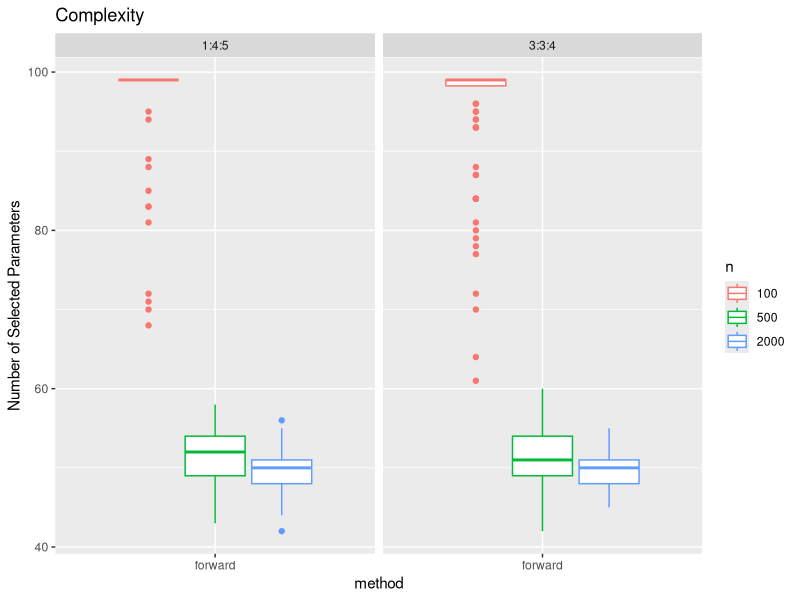
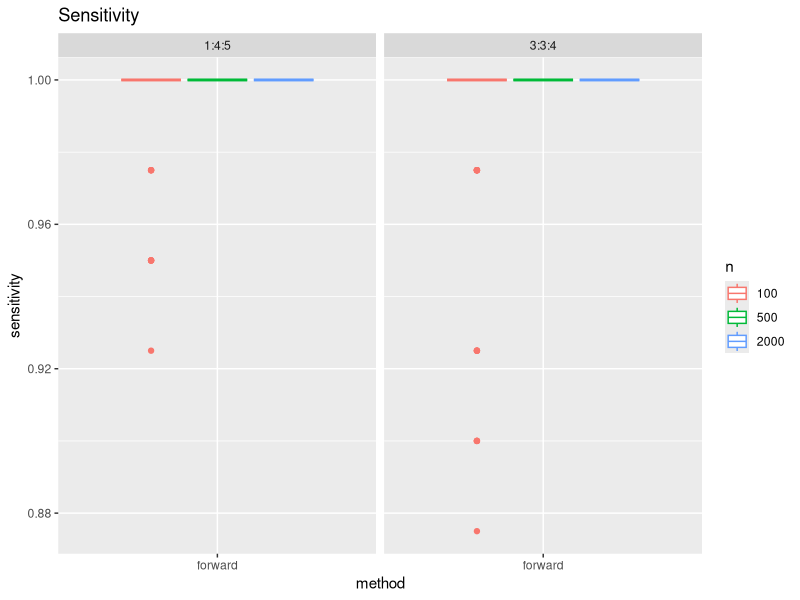
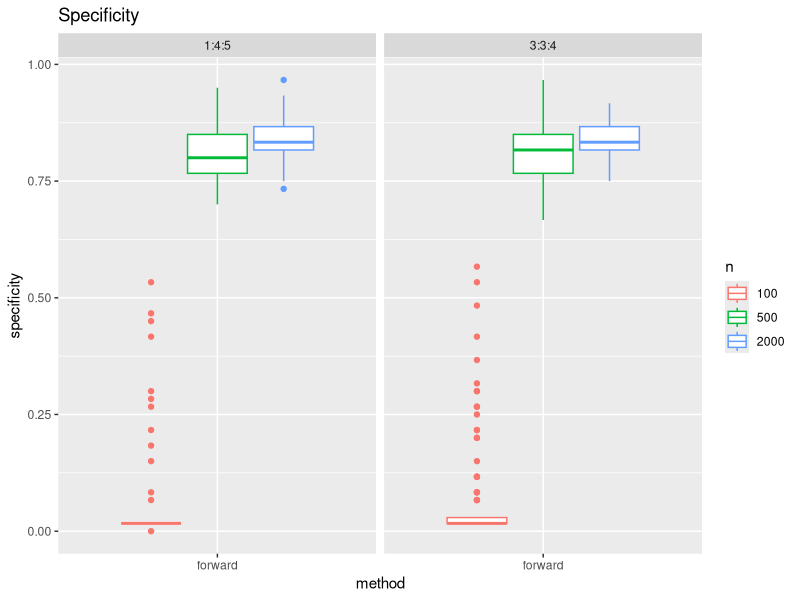
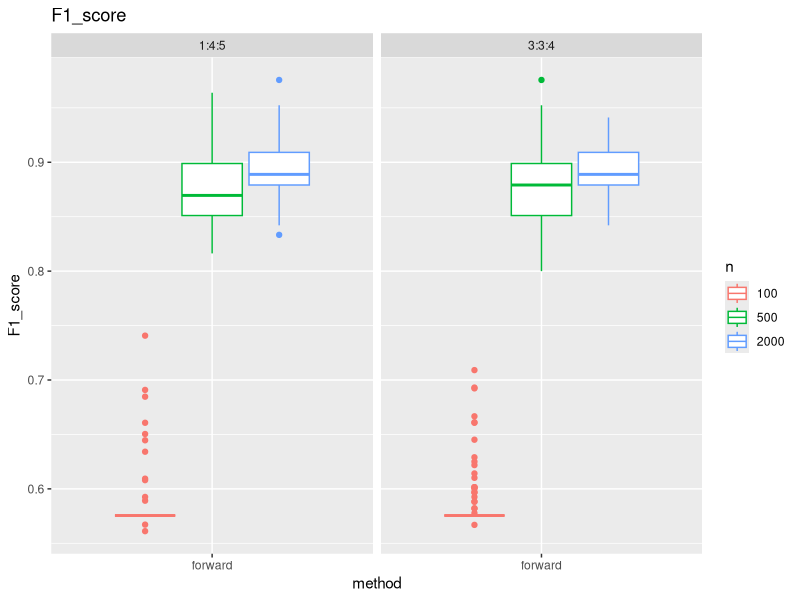
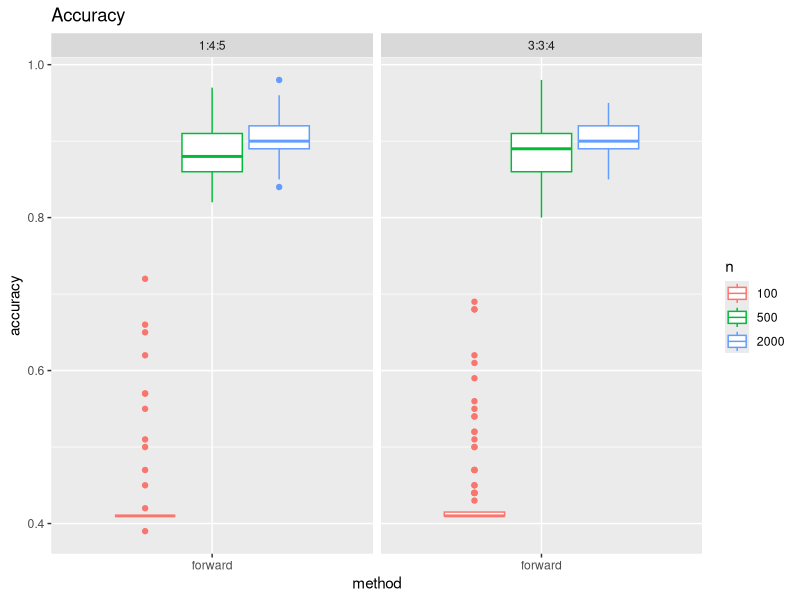
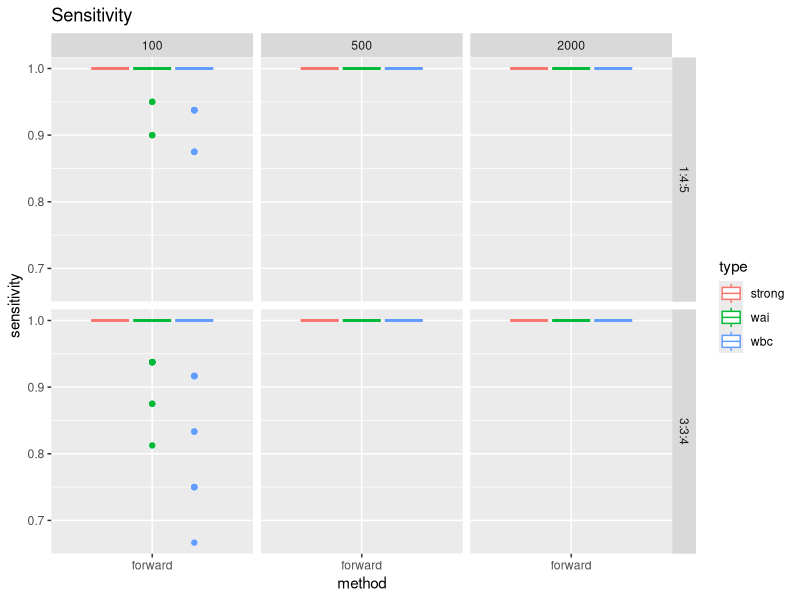
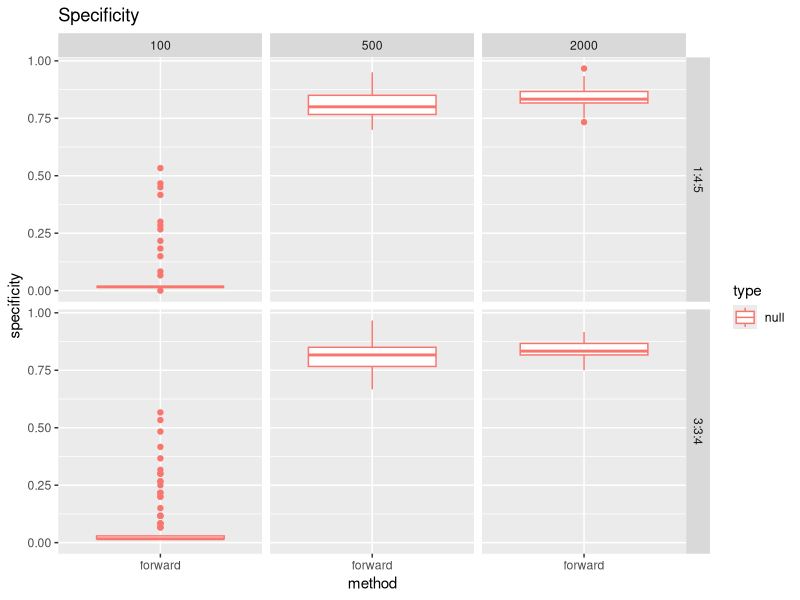
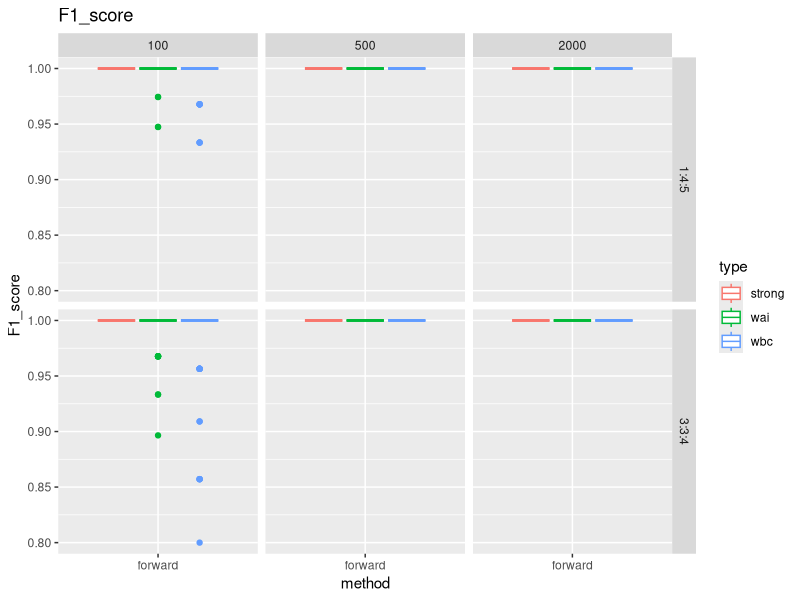

Generate these figures, in order, with R:
## ---- chunk 1
knitr::opts_chunk$set(echo = TRUE)
library(tidyverse)
library(patchwork)
library(dplyr)
## ---- chunk 2
# Load parameter data
param_1 = read_csv("parameter_estimate.csv")
param_2 = read_csv("parameter_estimate2.csv")

param_1 =
  param_1 %>%
  filter(method %in% c("forward", "lasso_lmfit")) %>%
  mutate(method = 
           case_when(
             method == "forward" ~ "forward",
             method == "lasso_lmfit" ~ "lasso"
           ))
param_2 =
  param_2 %>%
  filter(method %in% c("forward", "lasso_lmfit")) %>%
  mutate(method = 
           case_when(
             method == "forward" ~ "forward",
             method == "lasso_lmfit" ~ "lasso"
           ))

param_estimate = rbind(param_1, param_2)


# Output identification table
fit_identify_result = 
  param_estimate %>% 
    mutate(
      n = factor(n),
      ratio = ifelse(ratio == 145, "1:4:5", "3:3:4"),
      notnull = ifelse(type == "null", 0, 1),
      notnull_est = ifelse(abs(estimate) > 0, 1, 0),
      identify =
        case_when(
          notnull == 1 & notnull_est == 1 ~ "TP",
          notnull == 1 & notnull_est == 0 ~ "FN",
          notnull == 0 & notnull_est == 1 ~ "FP",
          notnull == 0 & notnull_est == 0 ~ "TN"
        )
    ) %>% 
    group_by(sim_time, n, p, ratio, method) %>% 
    summarize(
      number_of_parameters = sum(identify == "TP") + sum(identify == "FP"),
      sensitivity = sum(identify == "TP")/(sum(identify == "TP") + sum(identify == "FN")),
      specificity = sum(identify == "TN")/(sum(identify == "TN") + sum(identify == "FP")),
      precision = sum(identify == "TP")/(sum(identify == "TP") + sum(identify == "FP")),
      accuracy = (sum(identify == "TP") + sum(identify == "TN")) /
        (sum(identify == "TP") + sum(identify == "FP") + sum(identify == "TN") + sum(identify == "FN")),
      F1_score = 2 * precision * sensitivity / (precision + sensitivity)
    )


# Output identification table by signal
fit_identify_result_type = 
  param_estimate %>% 
    mutate(
      n = factor(n),
      ratio = ifelse(ratio == 145, "1:4:5", "3:3:4"),
      notnull = ifelse(type == "null", 0, 1),
      notnull_est = ifelse(abs(estimate) > 0, 1, 0),
      identify =
        case_when(
          notnull == 1 & notnull_est == 1 ~ "TP",
          notnull == 1 & notnull_est == 0 ~ "FN",
          notnull == 0 & notnull_est == 1 ~ "FP",
          notnull == 0 & notnull_est == 0 ~ "TN"
        )
    ) %>% 
    group_by(sim_time, n, p, ratio, method, type) %>% 
    summarize(
      number_of_parameters = sum(identify == "TP") + sum(identify == "FP"),
      sensitivity = sum(identify == "TP")/(sum(identify == "TP") + sum(identify == "FN")),
      specificity = sum(identify == "TN")/(sum(identify == "TN") + sum(identify == "FP")),
      precision = sum(identify == "TP")/(sum(identify == "TP") + sum(identify == "FP")),
      accuracy = (sum(identify == "TP") + sum(identify == "TN")) /
        (sum(identify == "TP") + sum(identify == "FP") + sum(identify == "TN") + sum(identify == "FN")),
      F1_score = 2 * precision * sensitivity / (precision + sensitivity)
    )



p = 100
ratio = c(1, 4, 5)
ps = floor(0.4*p*ratio[1]/sum(ratio))
pwbc = floor(0.4*p*ratio[2]/sum(ratio))
pwai = floor(0.4*p*ratio[3]/sum(ratio))
beta = c(rep(20, ps), rep(0.5, pwbc + pwai), rep(0, p - ps - pwbc - pwai))
# output the beta estimation table of ratio 1
fit_beta_result_ratio1 = 
  param_1 %>% 
    mutate(
      n = factor(n),
      ratio = ifelse(ratio == 145, "1:4:5", "3:3:4"),
      num = case_when(
  type == "strong" ~ num,
  type == "wbc" ~ num + ps,
  type == "wai" ~ num + ps + pwbc,
  type == "null" ~ num + ps + pwbc + pwai),
      se = (estimate - beta[num])^2,
      var = (estimate - mean(estimate))^2
    ) %>% 
    group_by(sim_time, n, p, ratio, method) %>% 
    summarize(
      RMSE = sqrt(mean(se)),
      Variance = mean(var)
    )

# output the beta estimation table of ratio2
p = 100
ratio = c(3, 3, 4)
ps = floor(0.4*p*ratio[1]/sum(ratio))
pwbc = floor(0.4*p*ratio[2]/sum(ratio))
pwai = floor(0.4*p*ratio[3]/sum(ratio))
beta = c(rep(20, ps), rep(0.5, pwbc + pwai), rep(0, p - ps - pwbc - pwai))

fit_beta_result_ratio2 = 
  param_2 %>% 
    mutate(
      n = factor(n),
      ratio = ifelse(ratio == 145, "1:4:5", "3:3:4"),
      num = case_when(
  type == "strong" ~ num,
  type == "wbc" ~ num + ps,
  type == "wai" ~ num + ps + pwbc,
  type == "null" ~ num + ps + pwbc + pwai),
      se = (estimate - beta[num])^2,
      var = (estimate - mean(estimate))^2
    ) %>% 
    group_by(sim_time, n, p, ratio, method) %>% 
    summarize(
      RMSE = sqrt(mean(se)),
      Variance = mean(var)
    )

fit_beta_result_ratio = 
  rbind(fit_beta_result_ratio1, fit_beta_result_ratio2)
## ---- chunk 3
# compare model complexity

# compare sensitivity
g_1 = ggplot(fit_identify_result, aes(x = method, y = number_of_parameters, color = n)) + 
  geom_boxplot() +
  theme(legend.position = "right") +
  labs(title = "Complexity",x = "method", y = "Number of Selected Parameters") +
  facet_grid(. ~ ratio)
g_1
ggsave(g_1,filename = "Images/g_1.pdf",width = 12,height = 9)
## ---- chunk 4
# compare all signals on four metrics

# compare sensitivity
g1 = ggplot(fit_identify_result, aes(x = method, y = sensitivity, color = n)) + 
  geom_boxplot() +
  theme(legend.position = "right") +
  labs(title = "Sensitivity",x = "method", y = "sensitivity") +
  facet_grid(. ~ ratio)
g1
ggsave(g1,filename = "Images/g1.pdf",width = 12,height = 9)

# compare specificity
g2 = ggplot(fit_identify_result, aes(x = method, y = specificity, color = n)) + 
  geom_boxplot() +
  theme(legend.position = "right") +
  labs(title = "Specificity",x = "method", y = "specificity") +
  facet_grid(. ~ ratio)
g2
ggsave(g2,filename = "Images/g2.pdf",width = 12,height = 9)

# compare F1-score
g3 = ggplot(fit_identify_result, aes(x = method, y = F1_score, color = n)) + 
  geom_boxplot() +
  theme(legend.position = "right") +
  labs(title = "F1_score",x = "method", y = "F1_score") +
  facet_grid(. ~ ratio)
g3
ggsave(g3,filename = "Images/g3.pdf",width = 12,height = 9)

# compare accuracy
g4 = ggplot(fit_identify_result, aes(x = method, y = accuracy, color = n)) + 
  geom_boxplot() +
  theme(legend.position = "right") +
  labs(title = "Accuracy",x = "method", y = "accuracy") +
  facet_grid(. ~ ratio)
g4
ggsave(g4,filename = "Images/g4.pdf",width = 12,height = 9)
## ---- chunk 5
# compare different signals

# First ratio
g5 = ggplot(fit_identify_result_type, aes(x = method, y = sensitivity, color = type)) + 
  geom_boxplot() +
  theme(legend.position = "right") +
  labs(title = "Sensitivity",x = "method", y = "sensitivity") +
  facet_grid(ratio ~ n)
g5
ggsave(g5,filename = "Images/g5.pdf",width = 12,height = 9)

g6 = ggplot(fit_identify_result_type, aes(x = method, y = specificity, color = type)) + 
  geom_boxplot() +
  theme(legend.position = "right") +
  labs(title = "Specificity",x = "method", y = "specificity") +
  facet_grid(ratio ~ n)
g6
ggsave(g6,filename = "Images/g6.pdf",width = 12,height = 9)

g7 = ggplot(fit_identify_result_type, aes(x = method, y = F1_score, color = type)) + 
  geom_boxplot() +
  theme(legend.position = "right") +
  labs(title = "F1_score",x = "method", y = "F1_score") +
  facet_grid(ratio ~ n)
g7
ggsave(g7,filename = "Images/g7.pdf",width = 12,height = 9)

g8 = ggplot(fit_identify_result_type, aes(x = method, y = accuracy, color = type)) + 
  geom_boxplot() +
  theme(legend.position = "right") +
  labs(title = "Accuracy",x = "method", y = "accuracy") +
  facet_grid(ratio ~ n)
g8
ggsave(g8,filename = "Images/g8.pdf",width = 12,height = 9)
## ---- chunk 6
# Beta estimation of RMSE

# RMSE of beta for n = 100
g9 = ggplot(fit_beta_result_ratio %>% filter(n == 100), aes(x = method, y = RMSE)) + 
  geom_boxplot(color = "red", fill = "orange", alpha = 0.5) +
  theme(legend.position = "right") +
  labs(title = "beta RMSE when n = 100",x = "method", y = "RMSE") +
  coord_cartesian(ylim = c(0, 15)) +
  facet_grid(~ ratio)
g9
ggsave(g9, filename = "Images/g9.pdf",width = 12,height = 9)

# RMSE of beta for n = 500
g10 = ggplot(fit_beta_result_ratio %>% filter(n == 500), aes(x = method, y = RMSE)) + 
  geom_boxplot(color = "red", fill = "orange", alpha = 0.5) +
  theme(legend.position = "right") +
  labs(title = "beta RMSE when n = 500",x = "method", y = "RMSE") +
  coord_cartesian(ylim = c(0, 0.6)) +
  facet_grid(~ ratio)
g10
ggsave(g10, filename = "Images/g10.pdf",width = 12,height = 9)

# RMSE of beta for n = 2000
g11 = ggplot(fit_beta_result_ratio %>% filter(n == 2000), aes(x = method, y = RMSE)) + 
  geom_boxplot(color = "red", fill = "orange", alpha = 0.5) +
  theme(legend.position = "right") +
  labs(title = "beta RMSE when n = 2000",x = "method", y = "RMSE") +
  coord_cartesian(ylim = c(0, 0.4)) +
  facet_grid(~ ratio)
g11
ggsave(g11, filename = "Images/g11.pdf",width = 12,height = 9)
## ---- chunk 7
# Beta estimation of Variance

# Variance of beta for n = 100
g12 = ggplot(fit_beta_result_ratio %>% filter(n == 100), aes(x = method, y = Variance)) + 
  geom_boxplot(color = "red", fill = "orange", alpha = 0.5) +
  theme(legend.position = "right") +
  labs(title = "beta Variance when n = 100",x = "method", y = "Variance") +
  coord_cartesian(ylim = c(0, 150)) +
  facet_grid(~ ratio)
g12
ggsave(g12, filename = "Images/g12.pdf",width = 12,height = 9)

# Variance of beta for n = 500
g13 = ggplot(fit_beta_result_ratio %>% filter(n == 500), aes(x = method, y = Variance)) + 
  geom_boxplot(color = "red", fill = "orange", alpha = 0.5) +
  theme(legend.position = "right") +
  labs(title = "beta Variance when n = 500",x = "method", y = "Variance") +
  coord_cartesian(ylim = c(0, 50)) +
  facet_grid(~ ratio)
g13
ggsave(g13, filename = "Images/g13.pdf",width = 12,height = 9)

# Variance of beta for n = 2000
g14 = ggplot(fit_beta_result_ratio %>% filter(n == 2000), aes(x = method, y = Variance)) + 
  geom_boxplot(color = "red", fill = "orange", alpha = 0.5) +
  theme(legend.position = "right") +
  labs(title = "beta Variance when n = 2000",x = "method", y = "Variance") +
  coord_cartesian(ylim = c(0, 150)) +
  facet_grid(~ ratio)
g14
ggsave(g14, filename = "Images/g14.pdf",width = 12,height = 9)
